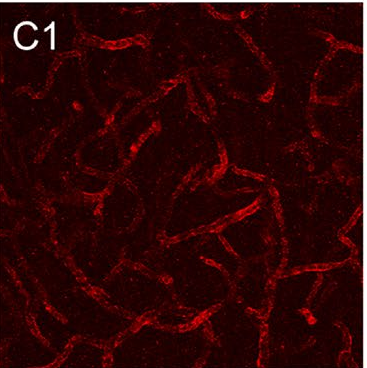
#> input picture references/figures/panels/VESSEL_fig1_C1_healthy_gP-CD31_red.png, 367 x 368 px
$ python -i measure_vessels.py   (imports and definitions only)
#> lines starting #> are read from the running program, lines starting #| are printed output that depends on the picture; after the words box and inside, x2 and y2 are one past the last pixel; in counts of white or black regions, pixels touching at a corner belong together
#> further down, picture is the input picture: shape (368, 367, 3); mean B, G, R 6.8, 6.6, 47.2
#!/usr/bin/env python3
"""First-pass vessel quantification for the isolated vessel-channel panels.

Runs over every references/<paper-slug>/figures/panels/VESSEL_*.png, delivering the
professor's three asks per image:
  - CATEGORIZE : each vessel as capillary vs penetrating artery, by centerline diameter
  - COUNT      : number of branch segments (junction-to-junction / junction-to-tip pieces)
  - MEASURE    : total centerline length (px, and um wherever the panel is calibrated)

Pipeline: red-dominance segmentation (ignores white panel labels, ROI boxes and dashed
annotation lines) -> bridge small gaps -> skeletonize -> prune spurs -> branch graph + width.

Run:  python3 analysis/measure_vessels.py [--overlays]
Prints a per-image table + a per-paper region rollup; with --overlays also writes annotated
3-view PNGs (original | measure+count | categorize) to analysis/overlays/.

CAVEATS (first pass, figure-resolution crops):
  * um comes from the scale bar each figure prints (SCALEBAR_PX below), measured off the
    panel itself. A panel with no bar is listed in UNCALIBRATED and reports px + area% only.
  * raw length is NOT comparable across figures (different zoom) — compare length_density
    (mm/mm2) and area %. The rollup is grouped by paper for the same reason.
  * the capillary/artery split is a single diameter threshold; borderline vessels flip.
    Directionally right, not final.
  * some fragmentation survives pruning (short breaks where the stain dims).
"""
import argparse, glob, os, re, warnings
# [1 line not run here, left out]
import numpy as np
from PIL import Image
from skimage.filters import frangi, threshold_otsu, gaussian
from skimage.morphology import skeletonize, disk
from scipy import ndimage as ndi

HERE = os.path.dirname(os.path.abspath(__file__))
# One panels dir per source paper: references/<paper-slug>/figures/panels/VESSEL_*.png
REFS = os.path.normpath(os.path.join(HERE, '..', 'references'))
SRC = os.path.join(REFS, '*', 'figures', 'panels')
OUT = os.path.join(HERE, 'overlays')

ARTERY_DIAM_PX = 9.0    # branch mean diameter >= this -> penetrating artery/arteriole

# Real calibration, measured off the scale bar each figure prints (the bar is drawn on the
# panel at the panel's own resolution, so it calibrates that panel directly).
#
# Keys are PANEL-NAME PREFIXES, matched longest-first, so a figure whose rows differ in zoom
# can calibrate each row separately. UM_PER_BAR is the bar's stated length in um; a figure
# whose bar is not 50 um carries its own length in SCALEBAR_UM.
#
#   wang-2022 (bars 50 um): fig1=61px, fig3=47px, fig4/5/6=76px  -> the incumbent panels,
#     named VESSEL_figN_... with no paper tag. Every paper added since is tagged (rust20fig1,
#     ...) so that prefixes stay unique across papers.
#   rust-2020: Fig 1 caption states one 50 um bar for panel B; the bar is drawn once per row,
#     in the right-hand column, and calibrates that whole row (one acquisition scale per row).
#     Fig 2/3 captions state 100 um (overview row) and 20 um (close-up row).
#     rust20fig2_overview is ABSENT here on purpose: that row draws no bar, so it stays
#     uncalibrated and reports px only rather than borrowing a neighbour's scale.
UM_PER_BAR = 50.0
SCALEBAR_PX = {
    'fig1': 61, 'fig3': 47, 'fig4': 76, 'fig5': 76, 'fig6': 76,     # wang-2022
    'rust20fig1_dev_overview': 73, 'rust20fig1_dev_closeup': 71,    # rust-2020, 50 um bars
    'rust20fig1_adult_overview': 37, 'rust20fig1_adult_closeup': 51,
    'rust20fig2_closeup': 75,                                       # rust-2020, 20 um bar
    'rust20fig3_overview': 84, 'rust20fig3_closeup': 83,            # rust-2020, 100/20 um bars
}
# Bars that are not UM_PER_BAR long, keyed the same way.
SCALEBAR_UM = {
    'rust20fig2_closeup': 20.0,
    'rust20fig3_overview': 100.0, 'rust20fig3_closeup': 20.0,
}

# Panels that are deliberately NOT calibrated, with the reason. A working panel belongs in
# exactly one of these two tables: measured, or declared unmeasurable and why. Declaring it
# is what stops "um n/a" from being a silent omission — these panels still report area % and
# raw px, and are excluded from every um and density number.
UNCALIBRATED = {
    'fa22': 'The freitas-andrade figures print no scale bar on any panel, and the paper gives no '
            'pixel size. These panels are kept for ranking and segmentation comparison, not for '
            'absolute or density numbers. Fig 9 is the exception worth knowing about: it prints '
            'the authors\' own mm/mm2 and mm-2 per panel, which is ground truth to compare '
            'against, not a calibration to adopt (see that folder\'s panels/README.md).',
    'rust20fig2_overview': 'Fig 2B draws no scale bar on the overview row; the caption states '
                           '100 um for it but the bar itself is absent, and the close-up bar '
                           'belongs to a different acquisition, so nothing on the figure fixes '
                           'this row\'s px->um. Promote it if the raw scale is obtained.',
}


# Panels whose um/px is known DIRECTLY, from the source image's own metadata, with no scale bar
# involved. Better evidence than a measured bar, not worse — the number is the acquisition's, not
# a ruler read off a printed figure. Record where it came from.
UMPP_DIRECT = {
    # rust-2020 supplementary Representative_Image.tif: ImageJ TIFF, unit=um, XResolution=1.650568
    # pixels per um -> 0.6058 um/px over a 1024 px field = 620 um. Cross-check: capillaries measure
    # 8-12 px across, i.e. 5-7 um, against Stefanitsch's measured 6.03 um mean CD31+ diameter.
    'rust20suppl_representative': 1.0 / 1.650568,
}


# [10 lines left out: function umpp_for, not called in this run]

S8 = np.ones((3, 3), int)
# Region tokens looked for in a panel name, for the per-paper rollup. Rat MCAO (wang-2022)
# and mouse photothrombosis / human AD (rust-2020) name their regions differently; the rollup
# is grouped BY PAPER so a mean never mixes species, model or magnification.
REGIONS = ['ischemic', 'penumbra', 'contralateral', 'normal', 'healthy',
           'intact', 'ibz', 'core', 'ctrl', 'ad', 'dev', 'adult']


def rm_small(mask, minsz):
    lab, n = ndi.label(mask, structure=S8)
    if n == 0:
        return mask
    sizes = ndi.sum(np.ones_like(lab), lab, range(1, n + 1))
    return np.concatenate([[False], sizes >= minsz])[lab]


def nbrs(skel):
    return ndi.convolve(skel.astype(np.uint8), np.ones((3, 3), int), mode='constant') - skel


MIN_RED_FRACTION = 0.005   # below this, the panel is not a red-channel image


def segment(rgb):
    R, G, B = [rgb[..., i].astype(float) for i in range(3)]
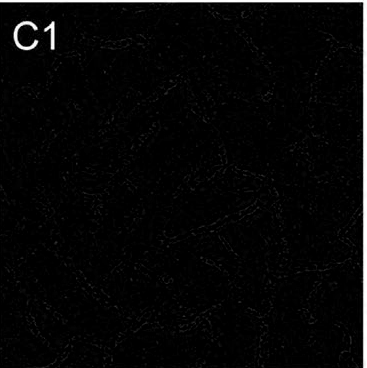
#> R: shape (368, 367) float64; min 0, max 255, mean 6.8
    reddom = (R > G + 12) & (R > B + 12)
#> reddom: shape (368, 367) bool; every value is 0
    if reddom.mean() < MIN_RED_FRACTION:
        # Grayscale panel (white vessels on black) — e.g. the freitas-andrade set. Red-dominance
        # would return an empty mask, so fall back to plain luminance. Everything downstream is
        # unchanged; the gate keeps the red panels on exactly the path they were measured with.
        reddom = np.ones(R.shape, bool)
        inten = rgb.max(axis=2).astype(float) / 255.0
    else:
        inten = np.where(reddom, R, 0) / 255.0
    sm = gaussian(inten, 1.0)
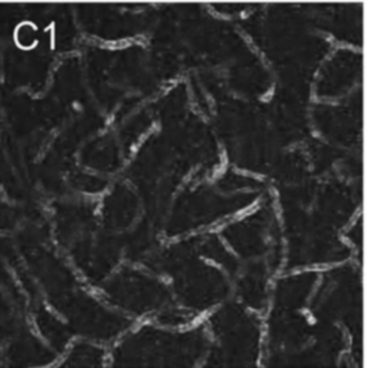
#> sm: shape (368, 367) float64; min 0.0647, max 1, mean 0.185
    vals = sm[sm > 0.03]
    t = max(threshold_otsu(vals) if vals.size else 1.0, 0.13)     # floor: no noise in dim fields
#> t = 0.392
    mask_int = sm > t
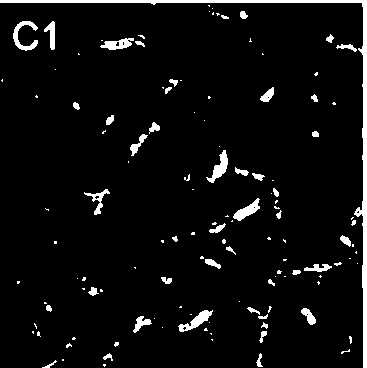
#> mask_int: shape (368, 367) bool; 5.2% white; 126 white regions (78 under 20 px), largest, box (x1, y1, x2, y2) and area: (0, 0, 367, 368) 2699, (13, 21, 38, 51) 289, (178, 310, 213, 332) 280
    fr = frangi(sm, sigmas=range(1, 7), black_ridges=False)
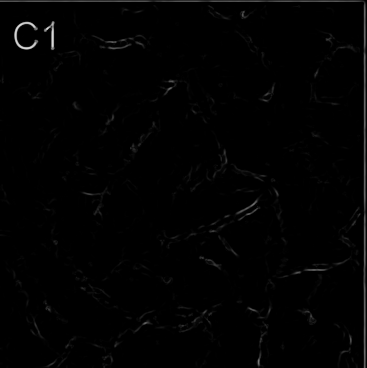
#> fr: shape (368, 367) float64; min 0, max 0.861, mean 0.00909
    fr /= (fr.max() + 1e-9)
    fv = fr[fr > 1e-4]
    mask_fr = fr > 0.6 * (threshold_otsu(fv) if fv.size else 1.0)
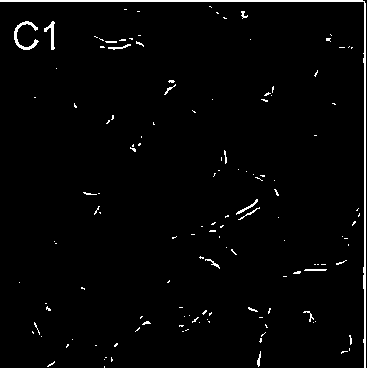
#> mask_fr: shape (368, 367) bool; 2.2% white; 136 white regions (119 under 20 px), largest, box (x1, y1, x2, y2) and area: (0, 0, 366, 368) 1489, (14, 21, 39, 50) 209, (44, 21, 55, 50) 116
    mask = (mask_int | mask_fr) & reddom
#> mask: shape (368, 367) bool; 5.3% white; 129 white regions (79 under 20 px), largest, box (x1, y1, x2, y2) and area: (0, 0, 367, 368) 2699, (13, 21, 39, 51) 292, (178, 310, 213, 332) 283
    mask = ndi.binary_closing(mask, disk(2))                      # bridge <=~4px gaps
#> mask: shape (368, 367) bool; 4.4% white; 104 white regions (61 under 20 px), largest, box (x1, y1, x2, y2) and area: (2, 2, 365, 366) 1380, (99, 38, 145, 50) 311, (178, 310, 213, 332) 299
    mask = ndi.binary_fill_holes(mask)
    return rm_small(mask, 20)
#> in rm_small, `lab, n = ndi.label(mask, structure=S8)`:
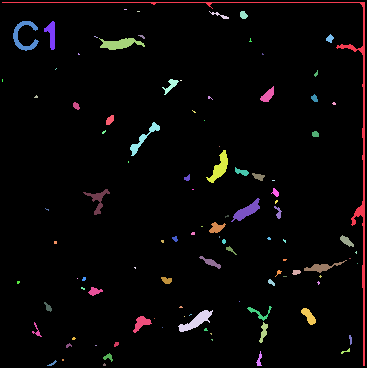
#> lab: shape (368, 367) int32; 105 distinct labels, from 0 to 104; one colour per label, 0 black
#> in rm_small, `lab, n = ndi.label(mask, structure=S8)`: n = 104
#> in rm_small, `sizes = ndi.sum(np.ones_like(lab), lab, range(1, n + 1))`: sizes = 104 values, max 1380 at index 0, min 1 at index 27, mean 57.21
#> in rm_small, `return np.concatenate([[False], sizes >= minsz])[lab]`:
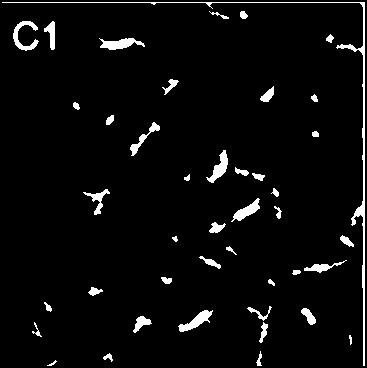
#> returned value: shape (368, 367) bool; 4.1% white; 43 white regions, largest, box (x1, y1, x2, y2) and area: (2, 2, 365, 366) 1380, (99, 38, 145, 50) 311, (178, 310, 213, 332) 299


# [142 lines left out: functions prune, analyze, save_overlay, main, not called in this run]


# [2 lines not run here, left out]

>>> import cv2
>>> picture = cv2.imread('../references/figures/panels/VESSEL_fig1_C1_healthy_gP-CD31_red.png')
>>> result = segment(picture)

$ run again, on references/figures/panels/VESSEL_fig4_contralateral_gP-CD31_red.png
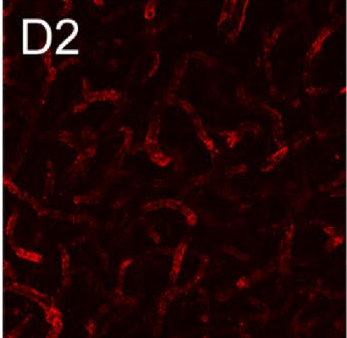
#> input picture references/figures/panels/VESSEL_fig4_contralateral_gP-CD31_red.png, 347 x 338 px
#> picture is the input picture: shape (338, 347, 3); mean B, G, R 5.2, 4.9, 30.9
#> in segment, `R, G, B = [rgb[..., i].astype(float) for i in range(3)]`:
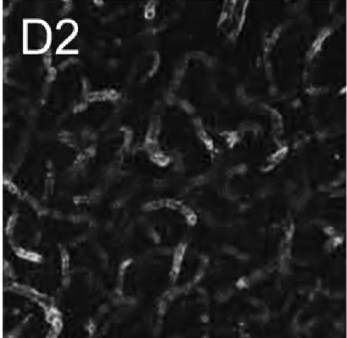
#> B: shape (338, 347) float64; min 0, max 255, mean 30.9
#> reddom: shape (338, 347) bool; every value is 0
#> t = 0.324
#> mask_int: shape (338, 347) bool; 4.7% white; 64 white regions (33 under 20 px), largest, box (x1, y1, x2, y2) and area: (0, 0, 18, 338) 1334, (22, 18, 52, 56) 611, (55, 18, 79, 55) 438
#> mask_fr: shape (338, 347) bool; 1.4% white; 45 white regions (38 under 20 px), largest, box (x1, y1, x2, y2) and area: (0, 0, 2, 338) 594, (23, 19, 51, 54) 370, (55, 19, 79, 54) 280
#> lab: shape (338, 347) int32; 59 distinct labels, from 0 to 58
#> n = 58
#> sizes = 58 values, max 1149 at index 8, min 1 at index 45, mean 85.88
#> in rm_small, `return np.concatenate([[False], sizes >= minsz])[lab]`:
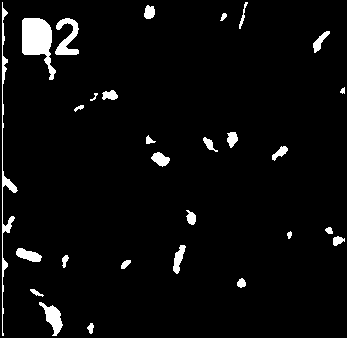
#> returned value: shape (338, 347) bool; 4.1% white; 28 white regions, largest, box (x1, y1, x2, y2) and area: (22, 18, 56, 80) 1149, (2, 2, 18, 336) 769, (55, 18, 79, 55) 448

$ run again, on references/figures/panels/VESSEL_fig4_ischemic_gP-CD31_red.png
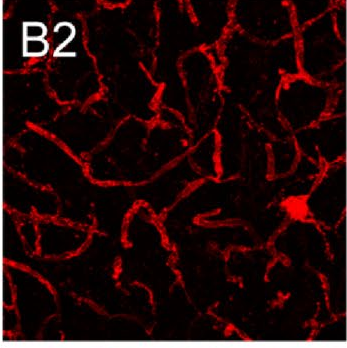
#> input picture references/figures/panels/VESSEL_fig4_ischemic_gP-CD31_red.png, 347 x 348 px
#> picture is the input picture: shape (348, 347, 3); mean B, G, R 10.9, 10.5, 36.9
#> reddom: shape (348, 347) bool; 0% white in thin lines or dots, all inside (x1, y1, x2, y2) = (137, 97, 229, 217)
#> t = 0.373
#> mask_int: shape (348, 347) bool; 12% white; 136 white regions (72 under 20 px), largest, box (x1, y1, x2, y2) and area: (0, 0, 347, 348) 4631, (21, 21, 76, 74) 1202, (275, 0, 320, 100) 892
#> mask_fr: shape (348, 347) bool; 6.5% white in thin lines or dots
#> in rm_small, `lab, n = ndi.label(mask, structure=S8)`:
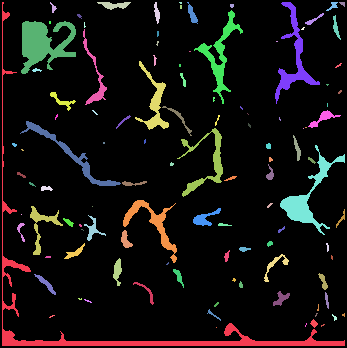
#> lab: shape (348, 347) int32; 112 distinct labels, from 0 to 111; one colour per label, 0 black
#> n = 111
#> sizes = 111 values, max 2949 at index 0, min 1 at index 48, mean 130.5
#> in rm_small, `return np.concatenate([[False], sizes >= minsz])[lab]`:
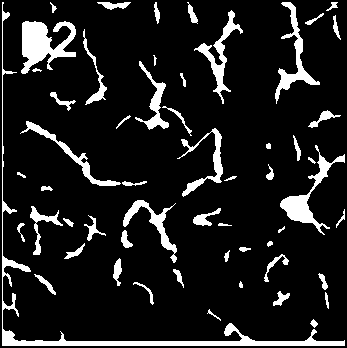
#> returned value: shape (348, 347) bool; 11.6% white; 56 white regions, largest, box (x1, y1, x2, y2) and area: (2, 2, 345, 346) 2949, (21, 21, 76, 74) 1579, (280, 145, 345, 235) 1128

$ run again, on references/figures/panels/VESSEL_fig4_normal_gP-CD31_red.png
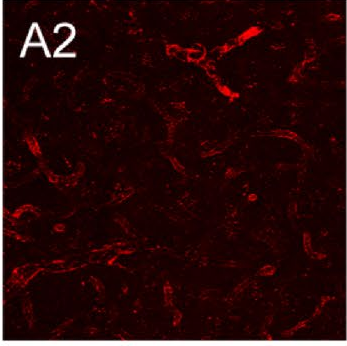
#> input picture references/figures/panels/VESSEL_fig4_normal_gP-CD31_red.png, 347 x 346 px
#> picture is the input picture: shape (346, 347, 3); mean B, G, R 9.3, 9, 38.9
#> reddom: shape (346, 347) bool; every value is 0
#> t = 0.464
#> mask_int: shape (346, 347) bool; 3.9% white; 32 white regions (19 under 20 px), largest, box (x1, y1, x2, y2) and area: (0, 0, 347, 346) 3124, (20, 22, 51, 58) 403, (53, 22, 76, 58) 365
#> mask_fr: shape (346, 347) bool; 2.4% white; 59 white regions (45 under 20 px), largest, box (x1, y1, x2, y2) and area: (0, 0, 347, 344) 1474, (20, 22, 51, 58) 299, (53, 23, 76, 58) 269
#> lab: shape (346, 347) int32; 47 distinct labels, from 0 to 46
#> n = 46
#> sizes = 46 values, max 1740 at index 0, min 1 at index 10, mean 81.89
#> in rm_small, `return np.concatenate([[False], sizes >= minsz])[lab]`:
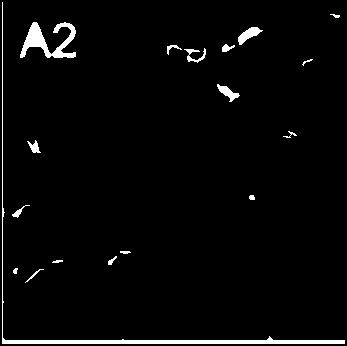
#> returned value: shape (346, 347) bool; 3% white; 18 white regions, largest, box (x1, y1, x2, y2) and area: (2, 2, 345, 344) 1740, (20, 22, 76, 58) 868, (238, 27, 263, 45) 205
